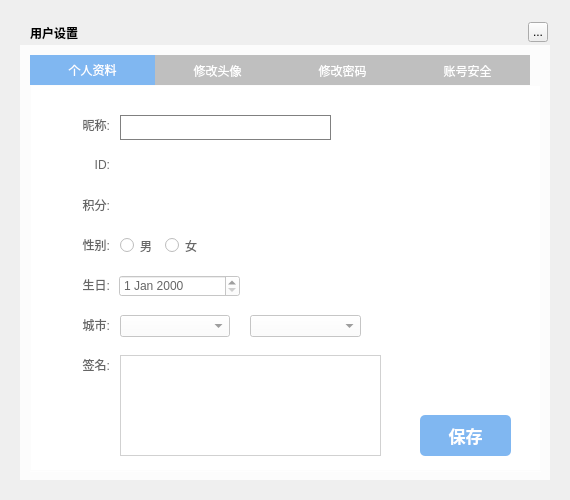
<?xml version="1.0" encoding="UTF-8"?>
<ui version="4.0">
 <class>MusicUserRecordWidget</class>
 <widget class="QWidget" name="MusicUserRecordWidget">
  <property name="geometry">
   <rect>
    <x>0</x>
    <y>0</y>
    <width>570</width>
    <height>500</height>
   </rect>
  </property>
  <property name="windowTitle">
   <string>Form</string>
  </property>
  <property name="styleSheet">
   <string notr="true"/>
  </property>
  <widget class="QLabel" name="background">
   <property name="geometry">
    <rect>
     <x>20</x>
     <y>20</y>
     <width>530</width>
     <height>460</height>
    </rect>
   </property>
   <property name="styleSheet">
    <string notr="true"/>
   </property>
   <property name="text">
    <string/>
   </property>
  </widget>
  <widget class="QLabel" name="topTitleName">
   <property name="geometry">
    <rect>
     <x>30</x>
     <y>20</y>
     <width>221</width>
     <height>25</height>
    </rect>
   </property>
   <property name="styleSheet">
    <string notr="true">color:&quot;#FFFFFF&quot;;font-weight:bold</string>
   </property>
   <property name="text">
    <string>用户设置 </string>
   </property>
  </widget>
  <widget class="QToolButton" name="topTitleCloseButton">
   <property name="geometry">
    <rect>
     <x>528</x>
     <y>22</y>
     <width>20</width>
     <height>20</height>
    </rect>
   </property>
   <property name="text">
    <string>...</string>
   </property>
  </widget>
  <widget class="QWidget" name="backgroundMask" native="true">
   <property name="geometry">
    <rect>
     <x>20</x>
     <y>45</y>
     <width>530</width>
     <height>435</height>
    </rect>
   </property>
   <property name="styleSheet">
    <string notr="true">background:rgba(255,255,255,200)</string>
   </property>
   <widget class="QTabWidget" name="tabWidget">
    <property name="geometry">
     <rect>
      <x>10</x>
      <y>10</y>
      <width>511</width>
      <height>417</height>
     </rect>
    </property>
    <property name="styleSheet">
     <string notr="true">QTabWidget{
    border:none;
}
QTabBar::tab {
	height:30px;
	width:125px;
    background-color: #BFBFBF;
    color: white;
}
QTabBar::tab:selected {
    background-color: #80B7F1;
    color: white
}</string>
    </property>
    <property name="currentIndex">
     <number>0</number>
    </property>
    <widget class="QWidget" name="tab">
     <property name="styleSheet">
      <string notr="true">
	color:#666666;</string>
     </property>
     <attribute name="title">
      <string>个人资料</string>
     </attribute>
     <widget class="QLabel" name="label_F">
      <property name="geometry">
       <rect>
        <x>50</x>
        <y>110</y>
        <width>30</width>
        <height>20</height>
       </rect>
      </property>
      <property name="styleSheet">
       <string notr="true"/>
      </property>
      <property name="text">
       <string>积分:</string>
      </property>
      <property name="alignment">
       <set>Qt::AlignRight|Qt::AlignTrailing|Qt::AlignVCenter</set>
      </property>
     </widget>
     <widget class="QLabel" name="userTimeLabel_F">
      <property name="geometry">
       <rect>
        <x>90</x>
        <y>110</y>
        <width>261</width>
        <height>21</height>
       </rect>
      </property>
      <property name="text">
       <string/>
      </property>
     </widget>
     <widget class="QLabel" name="label_2F">
      <property name="geometry">
       <rect>
        <x>50</x>
        <y>70</y>
        <width>30</width>
        <height>20</height>
       </rect>
      </property>
      <property name="text">
       <string>ID:</string>
      </property>
      <property name="alignment">
       <set>Qt::AlignRight|Qt::AlignTrailing|Qt::AlignVCenter</set>
      </property>
     </widget>
     <widget class="QLabel" name="userIDLabel_F">
      <property name="geometry">
       <rect>
        <x>90</x>
        <y>70</y>
        <width>261</width>
        <height>21</height>
       </rect>
      </property>
      <property name="text">
       <string/>
      </property>
     </widget>
     <widget class="QLabel" name="label_3F">
      <property name="geometry">
       <rect>
        <x>50</x>
        <y>30</y>
        <width>30</width>
        <height>20</height>
       </rect>
      </property>
      <property name="text">
       <string>昵称:</string>
      </property>
      <property name="alignment">
       <set>Qt::AlignRight|Qt::AlignTrailing|Qt::AlignVCenter</set>
      </property>
     </widget>
     <widget class="QLabel" name="label_4F">
      <property name="geometry">
       <rect>
        <x>50</x>
        <y>150</y>
        <width>30</width>
        <height>20</height>
       </rect>
      </property>
      <property name="text">
       <string>性别:</string>
      </property>
      <property name="alignment">
       <set>Qt::AlignRight|Qt::AlignTrailing|Qt::AlignVCenter</set>
      </property>
     </widget>
     <widget class="QLabel" name="label_5F">
      <property name="geometry">
       <rect>
        <x>50</x>
        <y>190</y>
        <width>30</width>
        <height>20</height>
       </rect>
      </property>
      <property name="text">
       <string>生日:</string>
      </property>
      <property name="alignment">
       <set>Qt::AlignRight|Qt::AlignTrailing|Qt::AlignVCenter</set>
      </property>
     </widget>
     <widget class="QLabel" name="label_6F">
      <property name="geometry">
       <rect>
        <x>50</x>
        <y>230</y>
        <width>30</width>
        <height>20</height>
       </rect>
      </property>
      <property name="text">
       <string>城市:</string>
      </property>
      <property name="alignment">
       <set>Qt::AlignRight|Qt::AlignTrailing|Qt::AlignVCenter</set>
      </property>
     </widget>
     <widget class="QLabel" name="label_7F">
      <property name="geometry">
       <rect>
        <x>50</x>
        <y>270</y>
        <width>30</width>
        <height>20</height>
       </rect>
      </property>
      <property name="text">
       <string>签名:</string>
      </property>
      <property name="alignment">
       <set>Qt::AlignRight|Qt::AlignTrailing|Qt::AlignVCenter</set>
      </property>
     </widget>
     <widget class="QPushButton" name="confirmButton_F">
      <property name="geometry">
       <rect>
        <x>390</x>
        <y>330</y>
        <width>91</width>
        <height>41</height>
       </rect>
      </property>
      <property name="cursor">
       <cursorShape>PointingHandCursor</cursorShape>
      </property>
      <property name="styleSheet">
       <string notr="true">QPushButton{border-radius:5px;background-color:#80B7F1;color:white;font-size:17px;font-weight:bold;}</string>
      </property>
      <property name="text">
       <string>保存</string>
      </property>
     </widget>
     <widget class="QLineEdit" name="nicknameEdit">
      <property name="geometry">
       <rect>
        <x>90</x>
        <y>30</y>
        <width>211</width>
        <height>25</height>
       </rect>
      </property>
      <property name="styleSheet">
       <string notr="true">QLineEdit{font-size:12px;color:#BFBFBF; font-weight:normal;border: 1px solid gray;}QLineEdit::hover{ border: 1px solid #AAAAFF;}</string>
      </property>
     </widget>
     <widget class="QRadioButton" name="maleRadioButton_F">
      <property name="geometry">
       <rect>
        <x>90</x>
        <y>153</y>
        <width>40</width>
        <height>15</height>
       </rect>
      </property>
      <property name="text">
       <string>男</string>
      </property>
     </widget>
     <widget class="QRadioButton" name="femaleRadioButton_F">
      <property name="geometry">
       <rect>
        <x>135</x>
        <y>153</y>
        <width>40</width>
        <height>15</height>
       </rect>
      </property>
      <property name="text">
       <string>女</string>
      </property>
     </widget>
     <widget class="QDateEdit" name="birthDateEdit_F">
      <property name="geometry">
       <rect>
        <x>89</x>
        <y>190</y>
        <width>121</width>
        <height>22</height>
       </rect>
      </property>
     </widget>
     <widget class="QComboBox" name="cityComboBox_F">
      <property name="geometry">
       <rect>
        <x>90</x>
        <y>230</y>
        <width>110</width>
        <height>22</height>
       </rect>
      </property>
     </widget>
     <widget class="QComboBox" name="countryComboBox_F">
      <property name="geometry">
       <rect>
        <x>220</x>
        <y>230</y>
        <width>111</width>
        <height>22</height>
       </rect>
      </property>
     </widget>
     <widget class="QTextEdit" name="signatureEdit_F">
      <property name="geometry">
       <rect>
        <x>90</x>
        <y>270</y>
        <width>261</width>
        <height>101</height>
       </rect>
      </property>
     </widget>
    </widget>
    <widget class="QWidget" name="tab_2">
     <property name="styleSheet">
      <string notr="true">
	color:#666666;</string>
     </property>
     <attribute name="title">
      <string>修改头像</string>
     </attribute>
     <widget class="QLabel" name="label_S">
      <property name="geometry">
       <rect>
        <x>20</x>
        <y>20</y>
        <width>241</width>
        <height>20</height>
       </rect>
      </property>
      <property name="styleSheet">
       <string notr="true">font-weight:bold</string>
      </property>
      <property name="text">
       <string>设置您喜爱的一个头像:</string>
      </property>
     </widget>
     <widget class="QLabel" name="label_2S">
      <property name="geometry">
       <rect>
        <x>40</x>
        <y>45</y>
        <width>461</width>
        <height>20</height>
       </rect>
      </property>
      <property name="text">
       <string>(请选择图片文件，最佳尺寸400X400，支持JPG,JPEG,PNG,GIF)</string>
      </property>
     </widget>
     <widget class="QLabel" name="bigPixmapLabel_S">
      <property name="geometry">
       <rect>
        <x>50</x>
        <y>100</y>
        <width>200</width>
        <height>200</height>
       </rect>
      </property>
     </widget>
     <widget class="QLabel" name="smlPixmapLabel_S">
      <property name="geometry">
       <rect>
        <x>320</x>
        <y>160</y>
        <width>100</width>
        <height>100</height>
       </rect>
      </property>
      <property name="text">
       <string/>
      </property>
     </widget>
     <widget class="QLabel" name="label_5S">
      <property name="geometry">
       <rect>
        <x>335</x>
        <y>130</y>
        <width>60</width>
        <height>20</height>
       </rect>
      </property>
      <property name="text">
       <string>头像预览</string>
      </property>
     </widget>
     <widget class="QPushButton" name="openFileButton_S">
      <property name="geometry">
       <rect>
        <x>60</x>
        <y>320</y>
        <width>91</width>
        <height>41</height>
       </rect>
      </property>
      <property name="cursor">
       <cursorShape>PointingHandCursor</cursorShape>
      </property>
      <property name="styleSheet">
       <string notr="true">QPushButton{border-radius:5px;background-color:#80B7F1;color:white;font-size:17px;font-weight:bold;}</string>
      </property>
      <property name="text">
       <string>选择头像</string>
      </property>
     </widget>
    </widget>
    <widget class="QWidget" name="tab_3">
     <property name="styleSheet">
      <string notr="true">QWidget{color:#666666;}
QLineEdit{font-size:12px;color:#BFBFBF; font-weight:normal;border:1px solid gray;}QLineEdit::hover{ border: 1px solid #AAAAFF;}</string>
     </property>
     <attribute name="title">
      <string>修改密码</string>
     </attribute>
     <widget class="QLabel" name="label_T">
      <property name="geometry">
       <rect>
        <x>50</x>
        <y>50</y>
        <width>50</width>
        <height>20</height>
       </rect>
      </property>
      <property name="text">
       <string>&lt;font color=&quot;#FF0000&quot;&gt;*&lt;/font&gt;原密码:</string>
      </property>
      <property name="alignment">
       <set>Qt::AlignRight|Qt::AlignTrailing|Qt::AlignVCenter</set>
      </property>
     </widget>
     <widget class="MusicUserLineEdit" name="originPwdEdit_T">
      <property name="geometry">
       <rect>
        <x>110</x>
        <y>50</y>
        <width>211</width>
        <height>25</height>
       </rect>
      </property>
      <property name="echoMode">
       <enum>QLineEdit::Password</enum>
      </property>
     </widget>
     <widget class="QLabel" name="label_2T">
      <property name="geometry">
       <rect>
        <x>50</x>
        <y>100</y>
        <width>50</width>
        <height>20</height>
       </rect>
      </property>
      <property name="text">
       <string>&lt;font color=&quot;#FF0000&quot;&gt;*&lt;/font&gt;新密码:</string>
      </property>
      <property name="alignment">
       <set>Qt::AlignRight|Qt::AlignTrailing|Qt::AlignVCenter</set>
      </property>
     </widget>
     <widget class="MusicUserLineEdit" name="newPwdEdit_T">
      <property name="geometry">
       <rect>
        <x>110</x>
        <y>100</y>
        <width>211</width>
        <height>25</height>
       </rect>
      </property>
      <property name="echoMode">
       <enum>QLineEdit::Password</enum>
      </property>
     </widget>
     <widget class="QLabel" name="label_3T">
      <property name="geometry">
       <rect>
        <x>40</x>
        <y>170</y>
        <width>61</width>
        <height>20</height>
       </rect>
      </property>
      <property name="text">
       <string>&lt;font color=&quot;#FF0000&quot;&gt;*&lt;/font&gt;确认密码:</string>
      </property>
      <property name="alignment">
       <set>Qt::AlignRight|Qt::AlignTrailing|Qt::AlignVCenter</set>
      </property>
     </widget>
     <widget class="MusicUserLineEdit" name="newCPwdEdit_T">
      <property name="geometry">
       <rect>
        <x>110</x>
        <y>170</y>
        <width>211</width>
        <height>25</height>
       </rect>
      </property>
      <property name="echoMode">
       <enum>QLineEdit::Password</enum>
      </property>
     </widget>
     <widget class="QLineEdit" name="verificationCodeEdit_T">
      <property name="geometry">
       <rect>
        <x>110</x>
        <y>215</y>
        <width>81</width>
        <height>31</height>
       </rect>
      </property>
     </widget>
     <widget class="QLabel" name="label_4T">
      <property name="geometry">
       <rect>
        <x>50</x>
        <y>220</y>
        <width>50</width>
        <height>20</height>
       </rect>
      </property>
      <property name="text">
       <string>&lt;font color=&quot;#FF0000&quot;&gt;*&lt;/font&gt;验证码:</string>
      </property>
      <property name="alignment">
       <set>Qt::AlignRight|Qt::AlignTrailing|Qt::AlignVCenter</set>
      </property>
     </widget>
     <widget class="QPushButton" name="confirmButton_T">
      <property name="geometry">
       <rect>
        <x>110</x>
        <y>285</y>
        <width>91</width>
        <height>41</height>
       </rect>
      </property>
      <property name="cursor">
       <cursorShape>PointingHandCursor</cursorShape>
      </property>
      <property name="styleSheet">
       <string notr="true">QPushButton{border-radius:5px;background-color:#80B7F1;color:white;font-size:17px;font-weight:bold;}</string>
      </property>
      <property name="text">
       <string>保存</string>
      </property>
     </widget>
     <widget class="QLabel" name="label_5T">
      <property name="geometry">
       <rect>
        <x>110</x>
        <y>140</y>
        <width>72</width>
        <height>20</height>
       </rect>
      </property>
      <property name="text">
       <string>密码强度：弱</string>
      </property>
      <property name="alignment">
       <set>Qt::AlignRight|Qt::AlignTrailing|Qt::AlignVCenter</set>
      </property>
     </widget>
     <widget class="QLabel" name="label_6T">
      <property name="geometry">
       <rect>
        <x>305</x>
        <y>140</y>
        <width>15</width>
        <height>20</height>
       </rect>
      </property>
      <property name="text">
       <string>强</string>
      </property>
      <property name="alignment">
       <set>Qt::AlignRight|Qt::AlignTrailing|Qt::AlignVCenter</set>
      </property>
     </widget>
     <widget class="QLabel" name="pwdStrengthT1">
      <property name="geometry">
       <rect>
        <x>185</x>
        <y>145</y>
        <width>35</width>
        <height>10</height>
       </rect>
      </property>
      <property name="styleSheet">
       <string notr="true">background:#BFBFBF;</string>
      </property>
      <property name="text">
       <string/>
      </property>
      <property name="alignment">
       <set>Qt::AlignRight|Qt::AlignTrailing|Qt::AlignVCenter</set>
      </property>
     </widget>
     <widget class="QLabel" name="pwdStrengthT2">
      <property name="geometry">
       <rect>
        <x>227</x>
        <y>145</y>
        <width>35</width>
        <height>10</height>
       </rect>
      </property>
      <property name="styleSheet">
       <string notr="true">background:#BFBFBF;</string>
      </property>
      <property name="text">
       <string/>
      </property>
      <property name="alignment">
       <set>Qt::AlignRight|Qt::AlignTrailing|Qt::AlignVCenter</set>
      </property>
     </widget>
     <widget class="QLabel" name="pwdStrengthT3">
      <property name="geometry">
       <rect>
        <x>270</x>
        <y>145</y>
        <width>35</width>
        <height>10</height>
       </rect>
      </property>
      <property name="styleSheet">
       <string notr="true">background:#BFBFBF;</string>
      </property>
      <property name="text">
       <string/>
      </property>
      <property name="alignment">
       <set>Qt::AlignRight|Qt::AlignTrailing|Qt::AlignVCenter</set>
      </property>
     </widget>
     <widget class="QLabel" name="labelRighT1">
      <property name="geometry">
       <rect>
        <x>330</x>
        <y>53</y>
        <width>20</width>
        <height>20</height>
       </rect>
      </property>
      <property name="styleSheet">
       <string notr="true">image:url(:/usermanager/right)</string>
      </property>
      <property name="text">
       <string/>
      </property>
     </widget>
     <widget class="QLabel" name="labelRighT2">
      <property name="geometry">
       <rect>
        <x>330</x>
        <y>103</y>
        <width>20</width>
        <height>20</height>
       </rect>
      </property>
      <property name="styleSheet">
       <string notr="true">image:url(:/usermanager/right)</string>
      </property>
      <property name="text">
       <string/>
      </property>
     </widget>
     <widget class="QLabel" name="labelRighT3">
      <property name="geometry">
       <rect>
        <x>330</x>
        <y>173</y>
        <width>20</width>
        <height>20</height>
       </rect>
      </property>
      <property name="styleSheet">
       <string notr="true">image:url(:/usermanager/right)</string>
      </property>
      <property name="text">
       <string/>
      </property>
     </widget>
     <widget class="QPushButton" name="verificationCode">
      <property name="geometry">
       <rect>
        <x>220</x>
        <y>215</y>
        <width>91</width>
        <height>31</height>
       </rect>
      </property>
      <property name="cursor">
       <cursorShape>PointingHandCursor</cursorShape>
      </property>
      <property name="styleSheet">
       <string notr="true"/>
      </property>
      <property name="text">
       <string/>
      </property>
     </widget>
    </widget>
    <widget class="QWidget" name="tab_4">
     <property name="styleSheet">
      <string notr="true">
	color:#666666;</string>
     </property>
     <attribute name="title">
      <string>账号安全</string>
     </attribute>
     <widget class="QLabel" name="label_FF1">
      <property name="geometry">
       <rect>
        <x>50</x>
        <y>20</y>
        <width>415</width>
        <height>31</height>
       </rect>
      </property>
      <property name="text">
       <string>&lt;font size=5&gt;&lt;b&gt;安全邮箱&lt;/b&gt;&lt;/font&gt;（安全邮箱可用于找回密码，验证后还可以作为登录邮箱）</string>
      </property>
     </widget>
     <widget class="Line" name="line_FF">
      <property name="geometry">
       <rect>
        <x>40</x>
        <y>115</y>
        <width>420</width>
        <height>3</height>
       </rect>
      </property>
      <property name="orientation">
       <enum>Qt::Horizontal</enum>
      </property>
     </widget>
     <widget class="Line" name="line_FF2">
      <property name="geometry">
       <rect>
        <x>40</x>
        <y>225</y>
        <width>420</width>
        <height>3</height>
       </rect>
      </property>
      <property name="orientation">
       <enum>Qt::Horizontal</enum>
      </property>
     </widget>
     <widget class="QLabel" name="label_FF2">
      <property name="geometry">
       <rect>
        <x>50</x>
        <y>130</y>
        <width>415</width>
        <height>31</height>
       </rect>
      </property>
      <property name="text">
       <string>&lt;font size=5&gt;&lt;b&gt;安全手机&lt;/b&gt;&lt;/font&gt;（安全手机可用于找回密码，验证后还可以作为登录手机）</string>
      </property>
     </widget>
     <widget class="Line" name="line_FF3">
      <property name="geometry">
       <rect>
        <x>40</x>
        <y>335</y>
        <width>420</width>
        <height>3</height>
       </rect>
      </property>
      <property name="orientation">
       <enum>Qt::Horizontal</enum>
      </property>
     </widget>
     <widget class="QLabel" name="label_FF3">
      <property name="geometry">
       <rect>
        <x>50</x>
        <y>240</y>
        <width>415</width>
        <height>31</height>
       </rect>
      </property>
      <property name="styleSheet">
       <string notr="true"/>
      </property>
      <property name="text">
       <string>&lt;font size=5&gt;&lt;b&gt;安全问题&lt;/b&gt;&lt;/font&gt;（忘记密码时，通过安全问题重新设置密码）</string>
      </property>
     </widget>
     <widget class="QLabel" name="label_FF4">
      <property name="geometry">
       <rect>
        <x>60</x>
        <y>70</y>
        <width>161</width>
        <height>20</height>
       </rect>
      </property>
      <property name="styleSheet">
       <string notr="true">color:#80B7F1;font-size:15px;font-weight:bold</string>
      </property>
      <property name="text">
       <string>g******ky@163.com</string>
      </property>
     </widget>
     <widget class="QLabel" name="label_FF6">
      <property name="geometry">
       <rect>
        <x>60</x>
        <y>180</y>
        <width>111</width>
        <height>20</height>
       </rect>
      </property>
      <property name="styleSheet">
       <string notr="true">color:#80B7F1;font-size:15px;font-weight:bold</string>
      </property>
      <property name="text">
       <string>180******48</string>
      </property>
     </widget>
     <widget class="QLabel" name="label_FF5">
      <property name="geometry">
       <rect>
        <x>360</x>
        <y>70</y>
        <width>81</width>
        <height>20</height>
       </rect>
      </property>
      <property name="text">
       <string>状态:&lt;font color=&quot;#000000&quot; size=4 &gt;&lt;b&gt;已验证&lt;/b&gt;&lt;/font&gt;</string>
      </property>
     </widget>
     <widget class="QLabel" name="label_FF7">
      <property name="geometry">
       <rect>
        <x>360</x>
        <y>180</y>
        <width>81</width>
        <height>20</height>
       </rect>
      </property>
      <property name="text">
       <string>状态:&lt;font color=&quot;#000000&quot; size=4 &gt;&lt;b&gt;已验证&lt;/b&gt;&lt;/font&gt;</string>
      </property>
     </widget>
     <widget class="QLabel" name="label_FF8">
      <property name="geometry">
       <rect>
        <x>360</x>
        <y>285</y>
        <width>81</width>
        <height>20</height>
       </rect>
      </property>
      <property name="text">
       <string>状态:&lt;font color=&quot;#000000&quot; size=4 &gt;&lt;b&gt;已设置&lt;/b&gt;&lt;/font&gt;</string>
      </property>
     </widget>
    </widget>
   </widget>
  </widget>
  <zorder>background</zorder>
  <zorder>backgroundMask</zorder>
  <zorder>topTitleName</zorder>
  <zorder>topTitleCloseButton</zorder>
 </widget>
 <customwidgets>
  <customwidget>
   <class>MusicUserLineEdit</class>
   <extends>QLineEdit</extends>
   <header>musicuserlineedit.h</header>
   <container>1</container>
  </customwidget>
 </customwidgets>
 <resources/>
 <connections/>
</ui>
